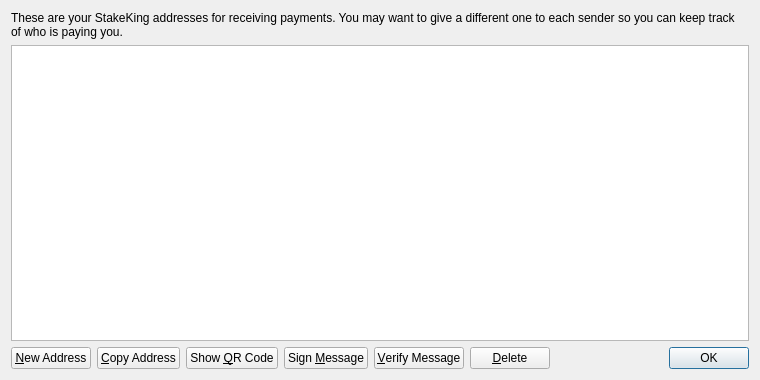
<?xml version="1.0" encoding="UTF-8"?>
<ui version="4.0">
 <class>AddressBookPage</class>
 <widget class="QWidget" name="AddressBookPage">
  <property name="geometry">
   <rect>
    <x>0</x>
    <y>0</y>
    <width>760</width>
    <height>380</height>
   </rect>
  </property>
  <property name="windowTitle">
   <string>Address Book</string>
  </property>
  <layout class="QVBoxLayout" name="verticalLayout">
   <item>
    <widget class="QLabel" name="labelExplanation">
     <property name="text">
      <string>These are your StakeKing addresses for receiving payments. You may want to give a different one to each sender so you can keep track of who is paying you.</string>
     </property>
     <property name="textFormat">
      <enum>Qt::PlainText</enum>
     </property>
     <property name="wordWrap">
      <bool>true</bool>
     </property>
    </widget>
   </item>
   <item>
    <widget class="QTableView" name="tableView">
     <property name="contextMenuPolicy">
      <enum>Qt::CustomContextMenu</enum>
     </property>
     <property name="toolTip">
      <string>Double-click to edit address or label</string>
     </property>
     <property name="tabKeyNavigation">
      <bool>false</bool>
     </property>
     <property name="alternatingRowColors">
      <bool>true</bool>
     </property>
     <property name="selectionMode">
      <enum>QAbstractItemView::SingleSelection</enum>
     </property>
     <property name="selectionBehavior">
      <enum>QAbstractItemView::SelectRows</enum>
     </property>
     <property name="sortingEnabled">
      <bool>true</bool>
     </property>
     <attribute name="verticalHeaderVisible">
      <bool>false</bool>
     </attribute>
    </widget>
   </item>
   <item>
    <layout class="QHBoxLayout" name="horizontalLayout">
     <item>
      <widget class="QPushButton" name="newAddressButton">
       <property name="toolTip">
        <string>Create a new address</string>
       </property>
       <property name="text">
        <string>&amp;New Address</string>
       </property>
       <property name="icon">
        <iconset resource="../bitcoin.qrc">
         <normaloff>:/icons/add</normaloff>:/icons/add</iconset>
       </property>
      </widget>
     </item>
     <item>
      <widget class="QPushButton" name="copyToClipboard">
       <property name="toolTip">
        <string>Copy the currently selected address to the system clipboard</string>
       </property>
       <property name="text">
        <string>&amp;Copy Address</string>
       </property>
       <property name="icon">
        <iconset resource="../bitcoin.qrc">
         <normaloff>:/icons/editcopy</normaloff>:/icons/editcopy</iconset>
       </property>
      </widget>
     </item>
     <item>
      <widget class="QPushButton" name="showQRCode">
       <property name="text">
        <string>Show &amp;QR Code</string>
       </property>
       <property name="icon">
        <iconset resource="../bitcoin.qrc">
         <normaloff>:/icons/qrcode</normaloff>:/icons/qrcode</iconset>
       </property>
      </widget>
     </item>
     <item>
      <widget class="QPushButton" name="signMessage">
       <property name="toolTip">
        <string>Sign a message to prove you own a StakeKing address</string>
       </property>
       <property name="text">
        <string>Sign &amp;Message</string>
       </property>
       <property name="icon">
        <iconset resource="../bitcoin.qrc">
         <normaloff>:/icons/edit</normaloff>:/icons/edit</iconset>
       </property>
      </widget>
     </item>
     <item>
      <widget class="QPushButton" name="verifyMessage">
       <property name="toolTip">
        <string>Verify a message to ensure it was signed with a specified StakeKing address</string>
       </property>
       <property name="text">
        <string>&amp;Verify Message</string>
       </property>
       <property name="icon">
        <iconset resource="../bitcoin.qrc">
         <normaloff>:/icons/transaction_0</normaloff>:/icons/transaction_0</iconset>
       </property>
      </widget>
     </item>
     <item>
      <widget class="QPushButton" name="deleteButton">
       <property name="toolTip">
        <string>Delete the currently selected address from the list</string>
       </property>
       <property name="text">
        <string>&amp;Delete</string>
       </property>
       <property name="icon">
        <iconset resource="../bitcoin.qrc">
         <normaloff>:/icons/remove</normaloff>:/icons/remove</iconset>
       </property>
      </widget>
     </item>
     <item>
      <spacer name="horizontalSpacer">
       <property name="orientation">
        <enum>Qt::Horizontal</enum>
       </property>
       <property name="sizeHint" stdset="0">
        <size>
         <width>40</width>
         <height>20</height>
        </size>
       </property>
      </spacer>
     </item>
     <item>
      <widget class="QDialogButtonBox" name="buttonBox">
       <property name="sizePolicy">
        <sizepolicy hsizetype="Maximum" vsizetype="Fixed">
         <horstretch>0</horstretch>
         <verstretch>0</verstretch>
        </sizepolicy>
       </property>
       <property name="standardButtons">
        <set>QDialogButtonBox::Ok</set>
       </property>
      </widget>
     </item>
    </layout>
   </item>
  </layout>
 </widget>
 <resources>
  <include location="../bitcoin.qrc"/>
 </resources>
 <connections/>
</ui>
